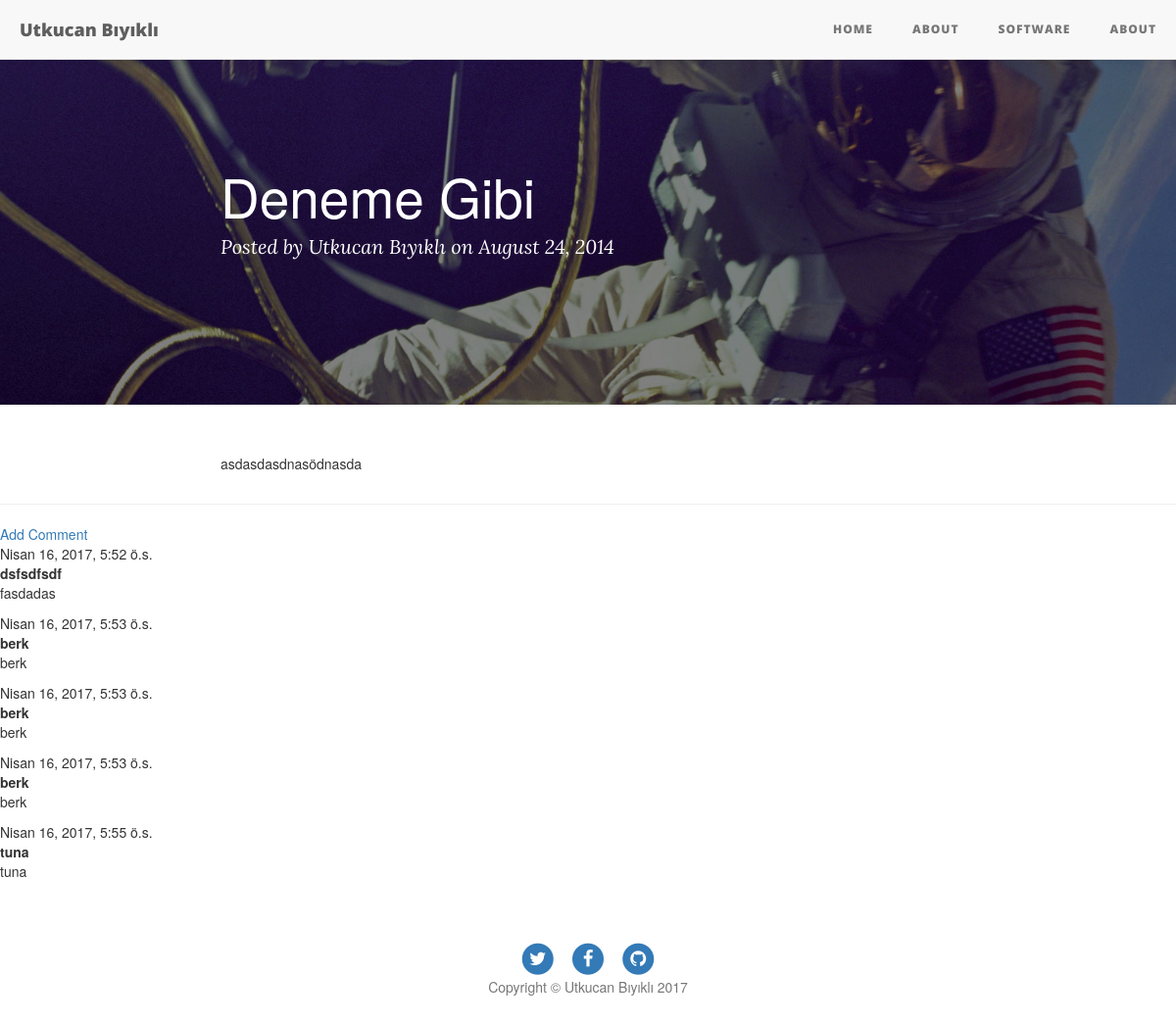
/article25/, run on the app's committed database.
### Articles/models.py (models this page shows, shortened)
class Article(models.Model):
    title=models.CharField(max_length=25)
    body=models.CharField(max_length=140)
    content=models.TextField()
    genre=models.CharField(max_length=10)
    date=models.DateTimeField(auto_now_add=True)
    publish=models.BooleanField(default=False)

class Comment(models.Model):
    name=models.CharField(max_length=25)
    date=models.DateTimeField(auto_now_add=True)
    comment=models.TextField(max_length=140)
    publish=models.BooleanField(default=False)
    article=models.ForeignKey('Articles.Article',related_name="comments",on_delete=models.CASCADE)

### Articles/views.py (the view)
# urls.py: url(r'^(?P<pk>[0-9]+)/$', views.DetailView.as_view(), name="detail"),
class DetailView(generic.DetailView):
    model=Article
    template_name = "article/detail.html"

### Articles/templates/article/detail.html (shortened to what this page needs)
{% extends 'article/base.html' %}
{% block body %}
  <header class="intro-header" style="background-image: url('../../static/Articles/img/post-bg.jpg')">
        <div class="container">
            <div class="row">
                <div class="col-lg-8 col-lg-offset-2 col-md-10 col-md-offset-1">
                    <div class="post-heading">
                        <h1>{{article.title}}</h1>
                        <span class="meta">Posted by <a href="#">Utkucan Bıyıklı</a> on August 24, 2014</span>
                    </div>
                </div>
            </div>
        </div>
</header>
        <div class="container">
            <div class="row">
                <div class="col-lg-8 col-lg-offset-2 col-md-10 col-md-offset-1">
<p>{{article.content}}</p>
                </div>
            </div>
        </div>
<hr>
<a href="{% url 'articles:add_comment' id=article.id %}">Add Comment</a>
{% for comment in article.comments.all %}
        {% if comment.publish %}
    <div class="comment">
        <div class="date">{{ comment.date }}</div>
        <strong>{{ comment.name }}</strong>
        <p>{{ comment.comment }}</p>
        {% endif %}
    </div>
{% empty %}
    <p>No comments here yet :(</p>
{% endfor %}
    <footer>
        <div class="container">
            <div class="row">
                <div class="col-lg-8 col-lg-offset-2 col-md-10 col-md-offset-1">
                    <ul class="list-inline text-center">
                        <li>
                            <a href="#">
                                <span class="fa-stack fa-lg">
                                    <i class="fa fa-circle fa-stack-2x"></i>
                                    <i class="fa fa-twitter fa-stack-1x fa-inverse"></i>
                                </span>
                            </a>
                        </li>
                        <li>
                            <a href="#">
                                <span class="fa-stack fa-lg">
                                    <i class="fa fa-circle fa-stack-2x"></i>
                                    <i class="fa fa-facebook fa-stack-1x fa-inverse"></i>
                                </span>
                            </a>
                        </li>
                        <li>
                            <a href="#">
                                <span class="fa-stack fa-lg">
                                    <i class="fa fa-circle fa-stack-2x"></i>
                                    <i class="fa fa-github fa-stack-1x fa-inverse"></i>
                                </span>
                            </a>
                        </li>
                    </ul>
                    <p class="copyright text-muted">Copyright &copy; Utkucan Bıyıklı 2017</p>
                </div>
            </div>
        </div>
    </footer>
{% endblock %}

### Articles/templates/article/base.html (shortened to what this page needs)
<!DOCTYPE html>
<html lang="en">
<head>
    {% load staticfiles %}
<link rel="stylesheet" href="//maxcdn.bootstrapcdn.com/bootstrap/3.2.0/css/bootstrap.min.css">
<link rel="stylesheet" href="//maxcdn.bootstrapcdn.com/bootstrap/3.2.0/css/bootstrap-theme.min.css">
        <link rel="stylesheet" type="text/css" href="{% static 'Articles/css/base.css' %}">
    <link rel="stylesheet" type="text/css" href="{% static 'Articles/css/clean-blog.min.css' %}">
        <link rel="stylesheet" type="text/css" href="{% static 'Articles/css/bootstrap.min.css' %}">
            <link rel="stylesheet" type="text/css" href="{% static 'Articles/vendor/font-awesome/css/font-awesome.css' %}">
      <link href="vendor/font-awesome/css/font-awesome.min.css" rel="stylesheet" type="text/css">
</head>
<body>  <nav class="navbar navbar-default navbar-custom navbar-fixed-top">
        <div class="container-fluid">
            <div class="navbar-header page-scroll">
                <a class="navbar-brand" href="{% url 'articles:index' %}">Utkucan Bıyıklı</a>
            </div>
            <div class="collapse navbar-collapse" id="bs-example-navbar-collapse-1">
                <ul class="nav navbar-nav navbar-right">
                    <li>
                        <a href="{% url 'articles:index' %}">Home</a>
                    </li>
                    <li>
                        <a href="{% url 'articles:index' %}">About</a>
                    </li>
                    <li>
                        <a href="{% url 'articles:software' %}">Software</a>
                    </li>
                    <li>
                        <a href="{% url 'articles:about' %}">About</a>
                    </li>
                </ul>
            </div>
        </div>
    </nav>
{% block body %}
{% endblock %}
</body>
</html>

### Articles/static/Articles/css/base.css (style rules this page uses)
.container { text-align: justify; }

### data on the page
Article: title "Deneme Gibi", content "asdasdasdnasödnasda"
Comment: date "Nisan 16, 2017, 5:52 ö.s.", name "dsfsdfsdf", comment "fasdadas"
Comment: date "Nisan 16, 2017, 5:53 ö.s.", name "berk", comment "berk"
Comment: date "Nisan 16, 2017, 5:53 ö.s.", name "berk", comment "berk"
Comment: date "Nisan 16, 2017, 5:53 ö.s.", name "berk", comment "berk"
Comment: date "Nisan 16, 2017, 5:55 ö.s.", name "tuna", comment "tuna"
